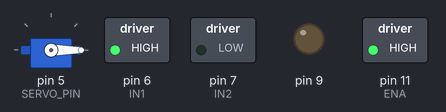
The sketch below on a simulated Arduino Uno, built with avr-gcc and run on an emulated ATmega328P. Parts: servo, switched loads named in the sketch (green lamp = pin HIGH), output pins drawn as LEDs (lit = HIGH). What the sketch prints to the serial monitor is not drawn.

Above: at 0.1 s.
Timing chart, 0 to 1.6 s (numbered marks = the images above):
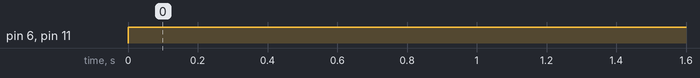

Measured:
- by itself, pin 6 (IN1), pin 11 (ENA): LOW → HIGH at 0.00 s

The sketch:

main.ino
```cpp
#include <Servo.h>

// Servo Pin
const int SERVO_PIN = 5;
Servo myServo;

// Motor Pins
const int IN1 = 6;
const int IN2 = 7;
const int ENA = 11;

// Ultra Sonic Sensors Pins
const int trig = 1;
const int echo = 12;
long duration;
int distance;

// Change: 1 = Race  2 = Recycle Run
int mode = 3;

void setup() {
  // Servo Setup
  myServo.attach(SERVO_PIN);
  myServo.write(0);

  // Motor Setup
  pinMode(IN1, OUTPUT);
  pinMode(IN2, OUTPUT);
  pinMode(ENA, OUTPUT);
  pinMode(9, OUTPUT);

  // Ultrasonic Sensor maybe
  pinMode(echo, INPUT);
  pinMode(trig, OUTPUT);

  Serial.begin(9600);
}

// Servo Code Blocks
void POSA(){
  myServo.write(90);
  Serial.print("A ");
}

void POSB(){
  myServo.write(0);
  Serial.print("B ");
}

// Motor Code Blocks
void forward(){
  digitalWrite(IN1, HIGH);
  digitalWrite(IN2, LOW);
  analogWrite(ENA, 255);
  Serial.print("forward");
}

void reverse(){
  Serial.print("reverse ");
  digitalWrite(IN1, LOW);
  digitalWrite(IN2, HIGH);
  analogWrite(ENA, 255);
}

void stop(){
  Serial.print("stop");
  digitalWrite(IN1, LOW);
  digitalWrite(IN2, LOW);
  analogWrite(ENA, 0);

}

// Ultra Sonic Sensor
void sensor(){
  digitalWrite(trig,LOW);
  delayMicroseconds(2);

  digitalWrite(trig, HIGH);
  delayMicroseconds(10);
  digitalWrite(trig, LOW);
  duration = pulseIn(echo, HIGH);
  distance = duration * 0.034 / 2;
  Serial.print("distance: ");
  Serial.print(distance);
  Serial.print("cm ");
}

void Race(){
  POSA();
  forward();
  //detect black tape
  delay(5000);
  reverse();
  delay(5000);

}

void Recycle(){
  POSA();

  forward();
  delay(5000);

  //if car detects distants or stops
  //POSB();
  //after does that then POSA();
  //then moves backewards
  reverse();
  delay(5000);

}

void Prototype(){
    forward();
    //delay(2000);
    //reverse();
    //delay(2000);
    //stop();
    //POSA();
    //delay(1000);
    //POSB();
    //delay(1000);
}

void loop() {
  switch (mode){
    case 1:
    Race();
    break;

    case 2:
    Recycle();
    break;

    case 3:
    digitalWrite(5, HIGH);  // change state of the LED by setting the pin to the HIGH voltage level
    Prototype();
    delay(2000);                      // wait for a second
    digitalWrite(5, LOW);   // change state of the LED by setting the pin to the LOW voltage level
    delay(2000);
    break;

    default:
    break;
  }
}
```
